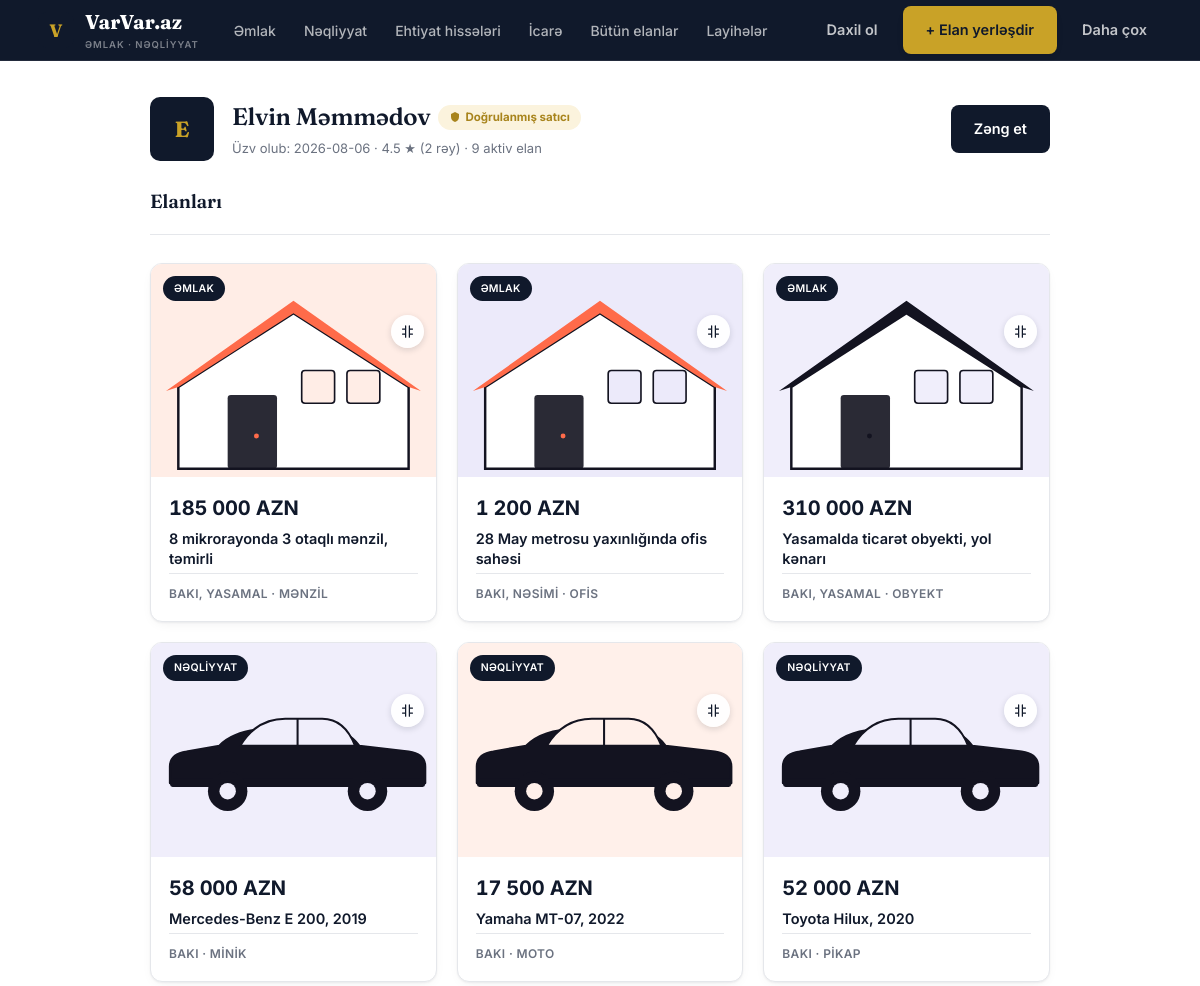
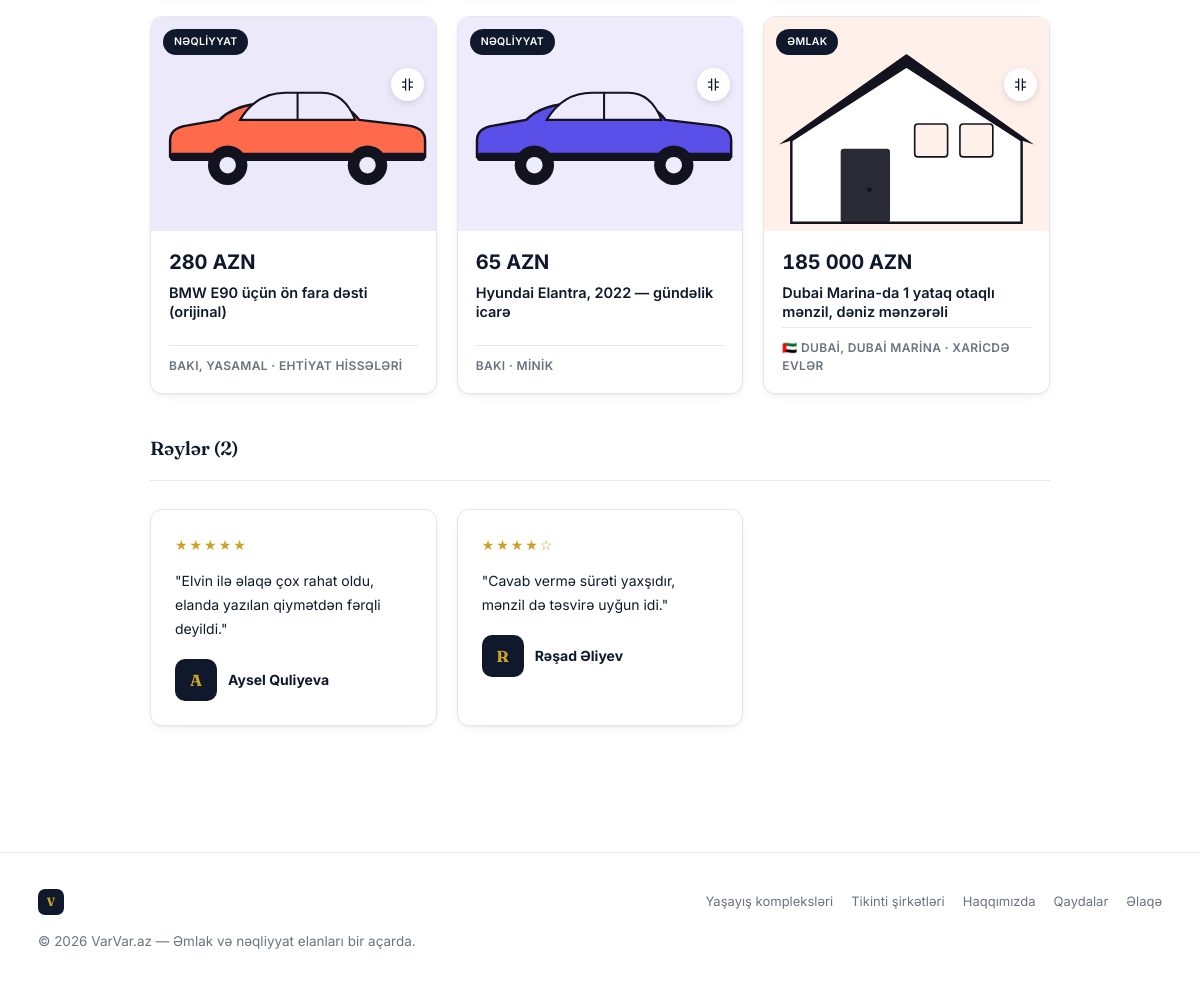
Page /satici/1 on the committed database (2 pictures, top to bottom).
### tables this page shows
CREATE TABLE users (
    id INTEGER PRIMARY KEY AUTOINCREMENT,
    full_name TEXT NOT NULL,
    phone TEXT NOT NULL UNIQUE,
    email TEXT UNIQUE,
    password_hash TEXT NOT NULL,
    is_verified INTEGER NOT NULL DEFAULT 0,
    is_admin INTEGER NOT NULL DEFAULT 0,
    is_phone_verified INTEGER NOT NULL DEFAULT 0,
    is_banned INTEGER NOT NULL DEFAULT 0,
    created_at TEXT NOT NULL DEFAULT (datetime('now'))
);

CREATE TABLE listings (
    id INTEGER PRIMARY KEY AUTOINCREMENT,
    user_id INTEGER NOT NULL REFERENCES users(id),
    type TEXT NOT NULL CHECK(type IN ('emlak','neqliyyat')),
    category TEXT NOT NULL,          -- e.g. 'menzil','heyet evi','ofis','torpaq' | 'minik','suv','moto'
    title TEXT NOT NULL,
    description TEXT,
    price REAL NOT NULL,
    currency TEXT NOT NULL DEFAULT 'AZN',
    city TEXT NOT NULL,
    district TEXT,
    address TEXT,
    country TEXT,                      -- 'AZ' (default/domestic) | 'AE' | 'TR' | ... for Xaricde evler
    residence_id INTEGER REFERENCES residences(id) ON DELETE SET NULL,  -- optional link to a yaşayış kompleksi
    is_negotiable INTEGER NOT NULL DEFAULT 0,
    status TEXT NOT NULL DEFAULT 'active',   -- active | sold | archived
    views INTEGER NOT NULL DEFAULT 0,
    latitude REAL,
    longitude REAL,
    is_vip INTEGER NOT NULL DEFAULT 0,
    vip_expires_at TEXT,
    contact_phone TEXT,
    contact_phone2 TEXT,
    contact_whatsapp TEXT,
    created_at TEXT NOT NULL DEFAULT (datetime('now')),
    updated_at TEXT NOT NULL DEFAULT (datetime('now'))
);

CREATE TABLE seller_reviews (
    id INTEGER PRIMARY KEY AUTOINCREMENT,
    seller_id INTEGER NOT NULL REFERENCES users(id) ON DELETE CASCADE,
    reviewer_id INTEGER NOT NULL REFERENCES users(id) ON DELETE CASCADE,
    rating INTEGER NOT NULL CHECK(rating BETWEEN 1 AND 5),
    body TEXT NOT NULL,
    created_at TEXT NOT NULL DEFAULT (datetime('now')),
    UNIQUE(seller_id, reviewer_id)
);

### app.py (the view)
@app.route("/satici/<int:seller_id>")
def seller_profile(seller_id):
    db = get_db()
    seller = db.execute("SELECT * FROM users WHERE id=?", (seller_id,)).fetchone()
    if seller is None:
        abort(404)
    listings_rows = db.execute(
        """SELECT l.*, (SELECT image_path FROM listing_images WHERE listing_id=l.id
                         ORDER BY is_main DESC LIMIT 1) AS thumb,
                  CASE WHEN l.is_vip=1 AND l.vip_expires_at > datetime('now') THEN 1 ELSE 0 END AS is_vip_active
           FROM listings l WHERE user_id=? AND status='active'
           ORDER BY is_vip_active DESC, created_at DESC""",
        (seller_id,),
    ).fetchall()
    reviews = db.execute(
        """SELECT sr.*, u.full_name AS reviewer_name FROM seller_reviews sr
           JOIN users u ON u.id = sr.reviewer_id
           WHERE sr.seller_id=? ORDER BY sr.created_at DESC""",
        (seller_id,),
    ).fetchall()
    stats = db.execute(
        """SELECT
             (SELECT COUNT(*) FROM listings WHERE user_id=? AND status='active') AS listing_count,
             (SELECT AVG(rating) FROM seller_reviews WHERE seller_id=?) AS avg_rating,
             (SELECT COUNT(*) FROM seller_reviews WHERE seller_id=?) AS review_count""",
        (seller_id, seller_id, seller_id),
    ).fetchone()
    already_reviewed = False
    user = current_user()
    if user:
        already_reviewed = db.execute(
            "SELECT 1 FROM seller_reviews WHERE seller_id=? AND reviewer_id=?", (seller_id, user["id"])
        ).fetchone() is not None
    return render_template(
        "seller_profile.html", seller=seller, listings=listings_rows, reviews=reviews,
        stats=stats, already_reviewed=already_reviewed,
    )

### app.py (called while the page is built, shortened)
def get_db():
    if "db" not in g:
        g.db = sqlite3.connect(DB_PATH)
        g.db.row_factory = sqlite3.Row
        g.db.execute("PRAGMA foreign_keys = ON")
    return g.db

def current_user():
    if "user_id" not in session:
        return None

@app.template_filter("money")
def money_filter(value):
    try:
        value = float(value)
    except (TypeError, ValueError):
        return value
    return f"{value:,.0f}".replace(",", " ")

### translations.py (called while the page is built)
def get_translator(lang):
    lang = lang if lang in TRANSLATIONS else "az"
    table = TRANSLATIONS[lang]
    az_table = TRANSLATIONS["az"]
    def t(key, default=None):
        return table.get(key, az_table.get(key, default if default is not None else key))
    return t

### templates/seller_profile.html (shortened to what this page needs)
{% extends "base.html" %}
{% block content %}
<div class="wrap" style="padding:36px 0 70px;max-width:900px;">
  <div style="display:flex;align-items:center;gap:18px;margin-bottom:26px;flex-wrap:wrap;">
    <div class="owner-avatar" style="width:64px;height:64px;font-size:22px;">{{ seller['full_name'][0] }}</div>
    <div style="flex:1;min-width:200px;">
      <div style="display:flex;align-items:center;gap:8px;flex-wrap:wrap;">
        <h1 style="font-size:24px;margin:0;">{{ seller['full_name'] }}</h1>
        {% if seller['is_verified'] %}
        <span class="badge" style="background:var(--gold-soft);color:var(--gold-deep);display:inline-flex;align-items:center;gap:4px;">
          <svg viewBox="0 0 24 24" width="12" height="12" fill="currentColor"><path d="M12 2 4 6v6c0 5 3.5 9 8 10 4.5-1 8-5 8-10V6z"/></svg>
          Doğrulanmış satıcı
        </span>
        {% endif %}
      </div>
      <div style="font-size:13px;color:var(--ink-soft);margin-top:4px;">
        Üzv olub: {{ seller['created_at'][:10] }}
        {% if stats['review_count'] %} · {{ '%.1f'|format(stats['avg_rating']) }} ★ ({{ stats['review_count'] }} rəy){% endif %}
        · {{ stats['listing_count'] }} aktiv elan
      </div>
    </div>
    <a href="tel:{{ seller['phone'] }}" class="btn btn-teal">Zəng et</a>
  </div>
  {% if listings %}
  <div class="section-head"><h2 style="font-size:19px;margin:0;">Elanları</h2></div>
  <div class="grid-3" style="margin-bottom:40px;">
    {% for l in listings %}{% include "_card.html" %}{% endfor %}
  </div>
  {% endif %}
  <div class="section-head"><h2 style="font-size:19px;margin:0;">Rəylər ({{ stats['review_count'] or 0 }})</h2></div>
  {% if reviews %}
  <div class="testimonial-grid">
    {% for r in reviews %}
    <div class="testimonial-card">
      <div class="testimonial-stars">{{ '★' * r['rating'] }}{{ '☆' * (5 - r['rating']) }}</div>
      <p class="testimonial-quote">"{{ r['body'] }}"</p>
      <div class="testimonial-person">
        <div class="owner-avatar">{{ r['reviewer_name'][0] }}</div>
        <div class="name">{{ r['reviewer_name'] }}</div>
      </div>
    </div>
    {% endfor %}
  </div>
  {% else %}
  <div class="empty-state"><p>Hələ rəy yoxdur.</p></div>
  {% endif %}
</div>
{% endblock %}

### templates/_card.html (shortened to what this page needs)
<a href="{{ url_for('listing_detail', listing_id=l['id']) }}" class="card {{ 'card-vip' if l['is_vip_active'] }}">
  <div class="thumb">
    <span class="tag">{{ t('hero.tab_emlak') if l['type']=='emlak' else t('hero.tab_neqliyyat') }}</span>
    <button type="button" class="compare-btn {{ 'active' if l['id'] in (compare_ids or []) }}" data-id="{{ l['id'] }}" aria-label="Müqayisəyə əlavə et" title="Müqayisəyə əlavə et">
      <svg viewBox="0 0 24 24" fill="none" stroke="currentColor" stroke-width="2" stroke-linecap="round" stroke-linejoin="round"><path d="M9 3v18M15 3v18M4 8h5M15 8h5M4 16h5M15 16h5"/></svg>
    </button>
    <img src="{{ l['thumb'] }}" alt="{{ l['title'] }}" loading="lazy">
  </div>
  <div class="body">
    <div class="price mono">{{ l['price']|money }} {{ l['currency'] }}</div>
    <div class="title">{{ l['title'] }}</div>
    <div class="meta">{% if l['country'] and countries.get(l['country']) %}{{ countries[l['country']].flag }} {% endif %}{{ l['city'] }}{% if l['district'] %}, {{ l['district'] }}{% endif %} · {{ l['category'] }}</div>
  </div>
</a>

### static/css/style.css (style rules this page uses)
:root { --bg: #FFFFFF; --surface: #FFFFFF; --surface-alt: #F7F8FA; --navy: #10192B; --navy-soft: #1C2A44; --ink: #10192B; --ink-soft: #6B7280; --gold: #C9A227; --gold-deep: #A8841C; --gold-soft: #FBF3DD; --line: #E5E7EB; --danger: #C0392B; --radius: 12px; --radius-sm: 8px; --shadow: 0 1px 2px rgba(16,25,43,0.05), 0 4px 14px -6px rgba(16,25,43,0.10); --shadow-lift: 0 8px 20px -6px rgba(16,25,43,0.16), 0 2px 6px rgba(16,25,43,0.06); --city-accent: #5B4FE9; --city-accent-deep: #4636D0; --city-accent2: #FF6B4A; --city-ink: #131320; --city-radius: 18px; --city-shadow-lift: 0 6px 16px rgba(19,19,32,0.08), 0 28px 56px -20px rgba(91,79,233,0.32); }
* { box-sizing: border-box; }
html { scroll-behavior: smooth; }
body { margin: 0; background: var(--bg); color: var(--ink); font-family: 'Inter', system-ui, sans-serif; font-size: 16px; line-height: 1.5; -webkit-font-smoothing: antialiased; }
h1, h2, h3, .display { font-family: 'Fraunces', Georgia, serif; font-weight: 600; letter-spacing: -0.01em; margin: 0 0 .4em; color: var(--ink); }
a { color: inherit; text-decoration: none; }
img { max-width: 100%; display: block; }
.mono { font-variant-numeric: tabular-nums; font-feature-settings: "tnum" 1; }
.wrap { max-width: 1180px; margin: 0 auto; padding: 0 28px; }
.btn { display: inline-flex; align-items: center; justify-content: center; gap: 8px; padding: 12px 22px; border-radius: var(--radius-sm); font-weight: 600; font-size: 14.5px; border: 1px solid transparent; cursor: pointer; transition: transform .1s ease, background .15s ease, box-shadow .15s ease; font-family: 'Inter', sans-serif; }
.btn-teal { background: var(--navy); color: #fff; }
.section-head { display: flex; justify-content: space-between; align-items: baseline; margin-bottom: 28px; border-bottom: 1px solid var(--line); padding-bottom: 18px; }
.section-head h2 { font-size: 26px; }
.grid-3 { display: grid; grid-template-columns: repeat(3, 1fr); gap: 20px; }
.card { background: var(--surface); border-radius: var(--radius); overflow: hidden; border: 1px solid var(--line); transition: box-shadow .2s ease, transform .2s ease, border-color .2s ease; display: flex; flex-direction: column; box-shadow: var(--shadow); }
.card .thumb { aspect-ratio: 4/3; background: var(--surface-alt); overflow: hidden; position: relative; }
.card .thumb img { width: 100%; height: 100%; object-fit: cover; transition: transform .35s ease; }
.card .tag { position: absolute; top: 12px; left: 12px; background: var(--navy); color: #fff; font-size: 10.5px; font-weight: 600; padding: 5px 11px; border-radius: 999px; letter-spacing: .03em; text-transform: uppercase; z-index: 5; }
.card .body { padding: 16px 18px 18px; flex: 1; display: flex; flex-direction: column; }
.card .price { font-family: 'Inter', sans-serif; font-size: 20px; font-weight: 700; color: var(--ink); letter-spacing: -0.01em; }
.card .title { font-size: 14.5px; font-weight: 600; margin: 6px 0 5px; line-height: 1.35; color: var(--ink); }
.card .meta { font-size: 12px; color: var(--ink-soft); margin-top: auto; padding-top: 11px; border-top: 1px solid var(--line); text-transform: uppercase; letter-spacing: .03em; font-weight: 600; }
.compare-btn { position: absolute; top: 51px; right: 12px; width: 33px; height: 33px; border-radius: 50%; background: rgba(255,255,255,0.95); border: none; display: flex; align-items: center; justify-content: center; cursor: pointer; box-shadow: 0 2px 6px rgba(16,25,43,0.15); z-index: 5; }
.compare-btn svg { width: 15px; height: 15px; stroke: var(--navy); }
.owner-avatar { width: 42px; height: 42px; border-radius: 10px; background: var(--navy); color: var(--gold); display: flex; align-items: center; justify-content: center; font-weight: 700; font-family: 'Fraunces',serif; }
.badge { display: inline-block; padding: 4px 11px; border-radius: 999px; font-size: 11.5px; font-weight: 700; background: var(--gold-soft); color: var(--gold-deep); }
.testimonial-grid { display: grid; grid-template-columns: repeat(3, 1fr); gap: 20px; }
.testimonial-card { background: var(--surface); border: 1px solid var(--line); border-radius: var(--radius); padding: 24px; box-shadow: var(--shadow); }
.testimonial-stars { color: var(--gold); font-size: 14px; letter-spacing: 2px; margin-bottom: 12px; }
.testimonial-quote { font-size: 14px; line-height: 1.7; color: var(--ink); margin-bottom: 18px; }
.testimonial-person { display: flex; align-items: center; gap: 11px; }
.testimonial-person .name { font-weight: 700; font-size: 14px; }

### rows in the picture
users: full_name "E", full_name "Elvin Məmmədov", created_at "2026-08-06"
listings: type "ƏMLAK", shows a picture, price "185 000", currency "AZN", title "8 mikrorayonda 3 otaqlı mənzil, təmirli", city "BAKI", district "YASAMAL", category "MƏNZIL"
listings: type "ƏMLAK", shows a picture, price "1 200", currency "AZN", title "28 May metrosu yaxınlığında ofis sahəsi", city "BAKI", district "NƏSIMI", category "OFIS"
listings: type "ƏMLAK", shows a picture, price "310 000", currency "AZN", title "Yasamalda ticarət obyekti, yol kənarı", city "BAKI", district "YASAMAL", category "OBYEKT"
listings: type "NƏQLIYYAT", price "58 000", currency "AZN", title "Mercedes-Benz E 200, 2019", city "BAKI", category "MINIK"
listings: type "NƏQLIYYAT", shows a picture, price "17 500", currency "AZN", title "Yamaha MT-07, 2022", city "BAKI", category "MOTO"
listings: type "NƏQLIYYAT", price "52 000", currency "AZN", title "Toyota Hilux, 2020", city "BAKI", category "PIKAP"
listings: type "NƏQLIYYAT", shows a picture, price "280", currency "AZN", title "BMW E90 üçün ön fara dəsti (orijinal)", city "BAKI", district "YASAMAL", category "EHTIYAT HISSƏLƏRI"
listings: type "NƏQLIYYAT", shows a picture, price "65", currency "AZN", title "Hyundai Elantra, 2022 — gündəlik icarə", city "BAKI", category "MINIK"
listings: type "ƏMLAK", shows a picture, price "185 000", currency "AZN", title "Dubai Marina-da 1 yataq otaqlı mənzil, dəniz mənzərəli", country "🇦🇪", city "DUBAI", district "DUBAI MARINA", category "XARICDƏ EVLƏR"
seller_reviews: rating "★★★★★", body "Elvin ilə əlaqə çox rahat oldu, elanda yazılan qiymətdən fərqli deyildi.", full_name "A", reviewer_name "Aysel Quliyeva"
seller_reviews: rating "★★★★", rating "☆", body "Cavab vermə sürəti yaxşıdır, mənzil də təsvirə uyğun idi.", full_name "R", reviewer_name "Rəşad Əliyev"

### other values in the picture
{{ t('tagline') }} "ƏMLAK · NƏQLİYYAT"
{{ t('nav.emlak') }} "Əmlak"
{{ t('nav.neqliyyat') }} "Nəqliyyat"
{{ t('nav.butun_elanlar') }} "Bütün elanlar"
{{ t('nav.layiheler') }} "Layihələr"
{{ t('nav.daxil_ol') }} "Daxil ol"
{{ t('nav.elan_yerlesdir') }} "+ Elan yerləşdir"
{{ t('nav.daha_cox') }} "Daha çox"
{{ '%.1f'|format(stats['avg_rating']) }} "4.5"
{{ stats['review_count'] }} "2"
{{ stats['listing_count'] }} "9"
{{ stats['review_count'] or 0 }} "2"
{{ t('projects.heading') }} "Yaşayış kompleksləri"
{{ t('nav.sirketler') }} "Tikinti şirkətləri"
{{ t('nav.haqqimizda') }} "Haqqımızda"
